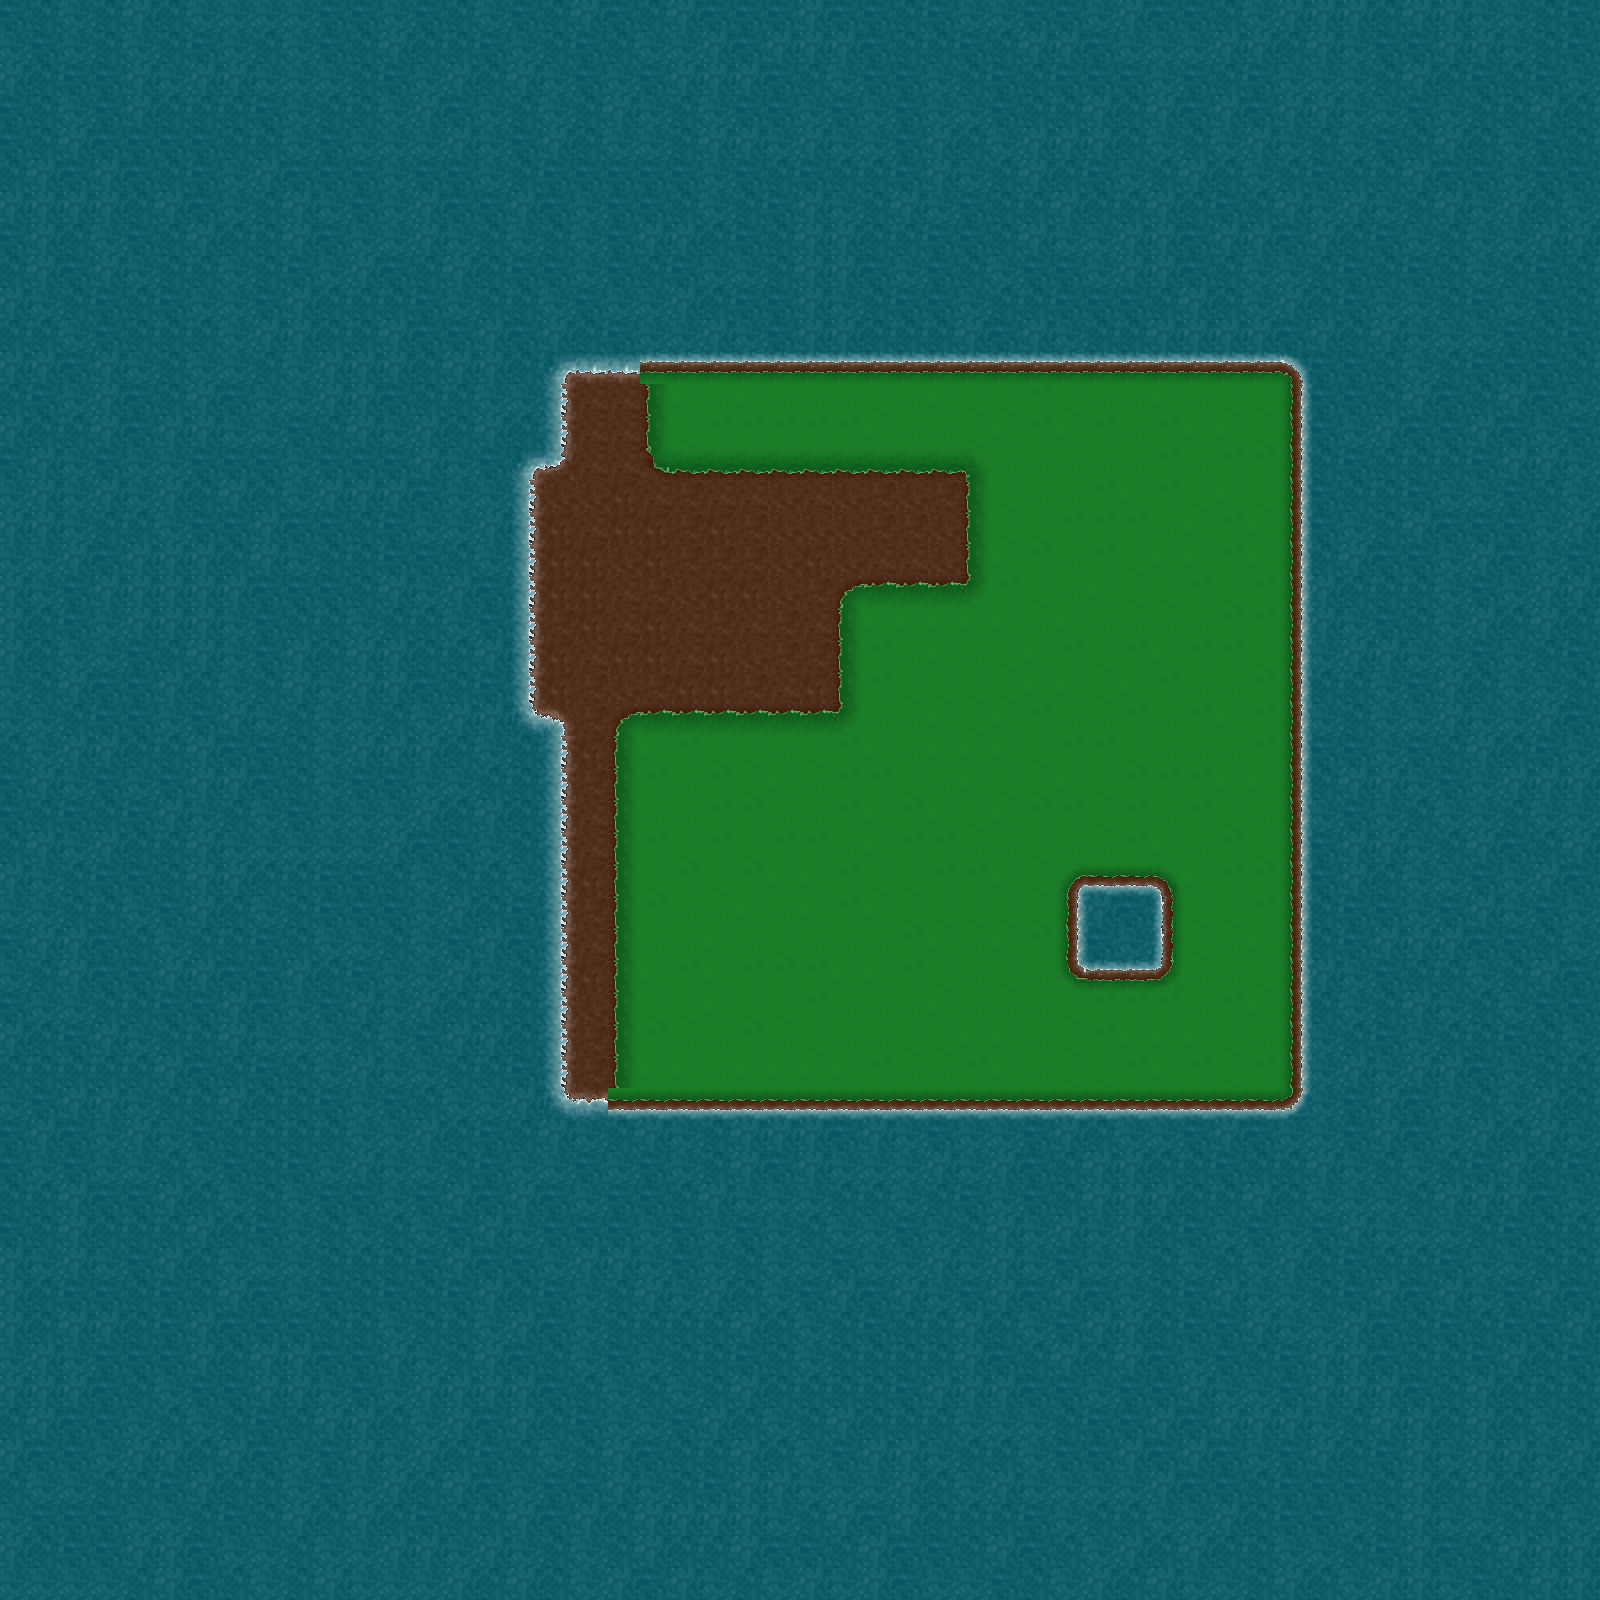

The image is a tile-based game level rendered from a .tmx file. Its description and source (layers, tilesets, objects; grid data summarised) follow:
An orthogonal 50x50 tile map with 32x32 px tiles, 2 tile layers (Tile Layer 1, GameObjects).

<map version="1.0" orientation="orthogonal" width="50" height="50" tilewidth="32" tileheight="32">
 <tileset firstgid="1" name="tileset_grass" tilewidth="32" tileheight="32">
  <image source="tileset_grass.png" trans="008a76" width="256" height="256" />
 </tileset>
 <layer name="Tile Layer 1" width="50" height="50">
  <properties>
   <property name="static" value="1" />
  </properties>
  <data>[2500 cells, 2500 non-empty, 36 distinct tile ids]</data>
 </layer>
 <layer name="GameObjects" width="50" height="50">
  <data>[2500 cells, 0 non-empty, 0 distinct tile ids]</data>
 </layer>
</map>
